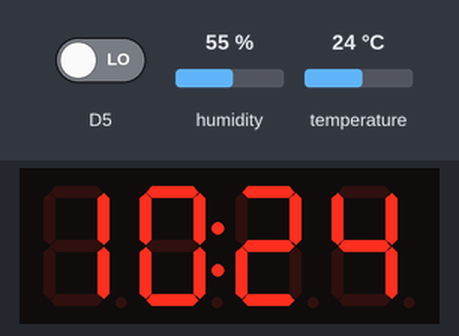
The program below on a simulated ESP8266 (NodeMCU). Shown: 4-digit seven-segment display. Inputs (shaded band) come from the test bench; at power-on: D5 LOW, humidity 55 %, temperature 24 °C. WiFi joins after 1.5 s; servers stay silent unless stated; readings asked of a sensor library that is not simulated come straight from the bench inputs; the local clock reads 2024-03-15 10:24:30 at power-on unless the program sets it; no MQTT or app messages arrive unless stated; not simulated (calls return 0 or success): secrets/secrets.h; what the program prints to the serial monitor is not drawn.

Above: at 2.7 s.
At 65.6 s:
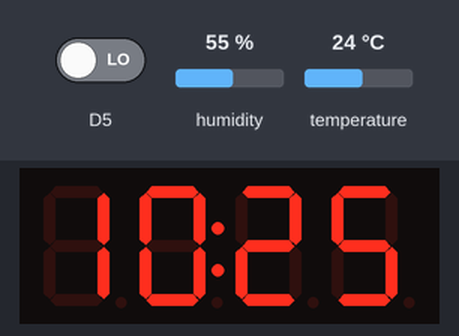
At 127.3 s:
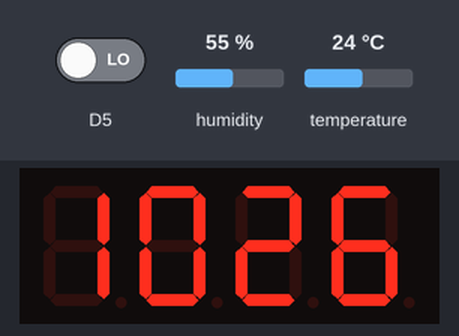

The program:

main.cpp
```cpp
#include <Arduino.h>
#include "include/dht20.h"
#include "include/mq2.h"
#include "include/wifi_connection.h"
#include "include/mqtt_client.h"
#include "include/clock_display.h"
#include "include/time_sync.h"
#include "secrets/secrets.h"


DHT20Sensor dht20;
MQ2Sensor mq2(D5);
WiFiConnection wifi(WIFI_SSID, WIFI_PASSWORD);
MQTTClientWrapper mqtt(MQTT_BROKER, 1883, MQTT_USER, MQTT_PASSWORD);
TimeSync timeSync;
ClockDisplay clockDisp(/*CLK=*/D6, /*DIO=*/D7, /*brightness=*/4);

unsigned long lastDHTPublish = 0;
const unsigned long dhtInterval = 60000;
unsigned long lastClockUpdate = 0;
bool colon = false;


void setup() {
    Serial.begin(9600);
    delay(100);

    if (!dht20.begin()) {
        Serial.println("Sensor init failed, check wiring!");
        while (1) delay(100);
    }
    mq2.begin();

    delay(1000);
    wifi.begin();
    mqtt.begin();

    timeSync.begin("CET-1CEST,M3.5.0,M10.5.0/3");
    clockDisp.begin();
}

void loop() {

    if (!wifi.isConnected()) {
      Serial.println("Lost WiFi, reconnecting...");
      wifi.begin();
    }

    mqtt.loop();
    unsigned long nowMs = millis();

    if (nowMs - lastDHTPublish >= dhtInterval) {
        dht20.read();
        mq2.read();
        float temp = dht20.getTemperature() - 0.3f;
        float hum  = dht20.getHumidity();
        bool gas = mq2.isGasDetected();
        mqtt.publishSensorData(temp, hum, gas);
        lastDHTPublish = nowMs;
    }

    if (nowMs - lastClockUpdate >= 1000) {
        lastClockUpdate = nowMs;
        colon = !colon;

        if (timeSync.isTimeSet()) {
            int h = timeSync.hour();
            int m = timeSync.minute();
            clockDisp.showTime(h, m, colon);
        } else {
            clockDisp.showTime(0, 0, colon);
        }
    }

    delay(50);
}
```

clock_display.cpp
```cpp
#include "include/clock_display.h"

ClockDisplay::ClockDisplay(uint8_t clkPin, uint8_t dioPin, uint8_t brightness)
: _clk(clkPin), _dio(dioPin), _brightness(brightness), _display(clkPin, dioPin) {}

void ClockDisplay::begin() {
    _display.setBrightness(_brightness); // 0-7
    _display.clear();
}

void ClockDisplay::showTime(int hour24, int minute, bool colonOn) {
    uint8_t data[] = {
        _display.encodeDigit((hour24 / 10) % 10),
        _display.encodeDigit(hour24 % 10),
        _display.encodeDigit((minute / 10) % 10),
        _display.encodeDigit(minute % 10)
    };
    _display.setSegments(data);
    _display.showNumberDecEx( (hour24/10)*1000 + (hour24%10)*100 + (minute/10)*10 + (minute%10),
                              colonOn ? 0b01000000 : 0,
                              true, 4, 0);
}
```

clock_display.h
```cpp
#ifndef CLOCK_DISPLAY_H
#define CLOCK_DISPLAY_H

#include <Arduino.h>
#include <TM1637Display.h>

class ClockDisplay {
public:
    ClockDisplay(uint8_t clkPin, uint8_t dioPin, uint8_t brightness = 3);
    void begin();
    void showTime(int hour24, int minute, bool colonOn);

private:
    uint8_t _clk, _dio, _brightness;
    TM1637Display _display;
};

#endif
```

mq2.h
```cpp
#ifndef MQ2_SENSOR_H
#define MQ2_SENSOR_H

#include <Arduino.h>

class MQ2Sensor {
public:
    MQ2Sensor(uint8_t digitalPin);
    void begin();
    void read();
    bool isGasDetected() const;
    void printStatus();

private:
    uint8_t _digitalPin;
    bool _gasDetected;
};

#endif
```

mqtt_client.h
```cpp
#ifndef MQTT_CLIENT_H
#define MQTT_CLIENT_H

#include <Arduino.h>
#include <PubSubClient.h>
#include <ESP8266WiFi.h>

class MQTTClientWrapper {
public:
    MQTTClientWrapper(const char* broker, uint16_t port, const char* user, const char* password);
    void begin();
    void loop();
    void publishSensorData(float temp, float humidity, bool gas);

private:
    const char* _broker;
    uint16_t _port;
    const char* _user;
    const char* _password;

    WiFiClient _wifiClient;
    PubSubClient _client;

    void reconnect();
};

#endif
```

time_sync.h
```cpp
#ifndef TIME_SYNC_H
#define TIME_SYNC_H

#include <Arduino.h>
#include <time.h>

class TimeSync {
public:
    // tzExample: "CET-1CEST,M3.5.0,M10.5.0/3" for Europe/Berlin
    void begin(const char* tzString = "CET-1CEST,M3.5.0,M10.5.0/3");
    bool isTimeSet() const;
    void update();
    int hour() const;
    int minute() const;
    time_t now() const;

private:
    bool _timeSet = false;
    mutable tm _tmCache{};
    void refreshLocalTM() const;
};

#endif
```

wifi_connection.h
```cpp
#ifndef WIFI_CONNECTION_H
#define WIFI_CONNECTION_H

#include <Arduino.h>
#include <ESP8266WiFi.h>

class WiFiConnection {
public:
    WiFiConnection(const char* ssid, const char* password);
    void begin();
    bool isConnected();
    void printIP();

private:
    const char* _ssid;
    const char* _password;
};

#endif
```

mq2.cpp
```cpp
#include "include/mq2.h"

MQ2Sensor::MQ2Sensor(uint8_t digitalPin) : _digitalPin(digitalPin) {}

void MQ2Sensor::begin() {
    pinMode(_digitalPin, INPUT);
    Serial.println("Initialized the MQ-2 sensor.");
}

void MQ2Sensor::read() {
    int state = digitalRead(_digitalPin);
    _gasDetected = (state == LOW);
}

bool MQ2Sensor::isGasDetected() const {
    return _gasDetected;
}

void MQ2Sensor::printStatus() {
    if (isGasDetected()) {
        Serial.println("Gas/Smoke detected!");
    } else {
        Serial.println("Clean");
    }
}
```

mqtt_client.cpp
```cpp
#include "include/mqtt_client.h"

MQTTClientWrapper::MQTTClientWrapper(const char* broker, uint16_t port, const char* user, const char* password)
: _broker(broker), _port(port), _user(user), _password(password), _client(_wifiClient) {}

void MQTTClientWrapper::begin() {
    _client.setServer(_broker, _port);
}

void MQTTClientWrapper::loop() {
    if (!_client.connected()) {
        reconnect();
    }
    _client.loop();
}

void MQTTClientWrapper::publishSensorData(float temp, float humidity, bool gas) {
    if (_client.connected()) {
        _client.publish("home/esp8266-1/temp", String(temp, 1).c_str());
        _client.publish("home/esp8266-1/humidity", String(humidity, 1).c_str());
        _client.publish("home/esp8266-1/gas", gas ? "1" : "0");
    }
}

void MQTTClientWrapper::reconnect() {
    while (!_client.connected()) {
        Serial.print("Connecting to MQTT...");
        if (_client.connect("ESP8266Client", _user, _password)) {
            Serial.println("connected");
        } else {
            Serial.print("failed, rc=");
            Serial.print(_client.state());
            Serial.println(" try again in 5s");
            delay(5000);
        }
    }
}
```

time_sync.cpp
```cpp
#include "include/time_sync.h"

void TimeSync::begin(const char* tzString) {
    configTime(0, 0, "pool.ntp.org", "time.nist.gov", "time.google.com");
    setenv("TZ", tzString, 1);
    tzset();
    for (int i = 0; i < 50; i++) {
        time_t t = time(nullptr);
        if (t > 1600000000) {
            _timeSet = true;
            break;
        }
        delay(100);
    }
}

bool TimeSync::isTimeSet() const {
    time_t t = time(nullptr);
    return (t > 1600000000);
}

void TimeSync::update() {

}

void TimeSync::refreshLocalTM() const {
    time_t t = time(nullptr);
    localtime_r(&t, &_tmCache);
}

int TimeSync::hour() const {
    refreshLocalTM();
    return _tmCache.tm_hour;
}

int TimeSync::minute() const {
    refreshLocalTM();
    return _tmCache.tm_min;
}

time_t TimeSync::now() const {
    return time(nullptr);
}
```

wifi_connection.cpp
```cpp
#include "include/wifi_connection.h"

WiFiConnection::WiFiConnection(const char* ssid, const char* password)
: _ssid(ssid), _password(password) {}

void WiFiConnection::begin() {
    Serial.print("Connecting to WiFi: ");
    Serial.println(_ssid);

    WiFi.mode(WIFI_STA);
    WiFi.begin(_ssid, _password);

    int retries = 0;
    while (WiFi.status() != WL_CONNECTED && retries < 20) {
        delay(500);
        Serial.print(".");
        retries++;
    }

    if (WiFi.status() == WL_CONNECTED) {
        Serial.println("\nWiFi connected!");
        printIP();
    } else {
        Serial.println("\nFailed to connect to WiFi.");
    }
}

bool WiFiConnection::isConnected() {
    return WiFi.status() == WL_CONNECTED;
}

void WiFiConnection::printIP() {
    Serial.print("IP Address: ");
    Serial.println(WiFi.localIP());
}
```
